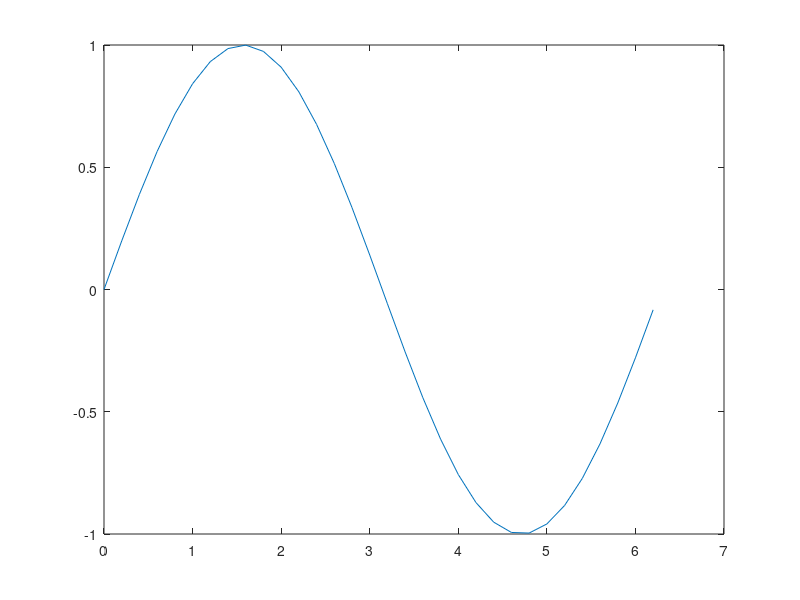

Here is the MATLAB script that generated this plot:
%% publish your Code with GNU Octave
%
% The <octave:publish publish> function was added to
% <https://www.gnu.org/software/octave *GNU Octave*> 4.2.0 back in last
% November.  This file should demonstrate some of it's functionality.
%
%%

%% First steps - text blocks, titles, and sections
%
% Using |publish|, each text block starts with two comment characters (|#| or
% |%|).  Each directly following comment line will be part of that text block.
% For example
%
%   %%         %%%        ##
%   % this,    % this,    # and this
%   %          %          #
%
% are perfect text blocks, without any difference.
%
% Additionally, it is possible to group your published document into sections.
% Therefore, just add a title to your text block:
%
%   %% Section title
%   %
%
% A text block without section title is a continuation of the previous section.
% 



%% Code evaluation with display of output
%
% The most powerful feature of the |publish| function is the automatic
% evaluation of all Octave code, that is not contained in a text block.
% Just enter the Octave code as always and the code will be presented with
% syntax highlighting and any output, textual or plots, will be presented
% below.
%
% For example the code:
%
%   x = 0:0.2:2*pi;
%   y = sin (x);
%   plot (x, y);     # Plot some sine
%   [x(end), y(end)] # Display the last point
%
% will produce the output:
%

x = 0:0.2:2*pi;
y = sin (x);
plot (x, y);     # Plot some sine
[x(end), y(end)] # Display the last point


%% Text block formatting
%
% The rest of this document is devoted to the formatting features of the
% |publish| function.
%



%% Bold, italic, and monospaced text
%
% Type &#42;BOLD TEXT&#42; for *BOLD TEXT*.
%
% Type &#95;ITALIC TEXT&#95; for _ITALIC TEXT_.
%
% Type &#124;MONOSPACED TEXT&#124; for |MONOSPACED TEXT|.
%



%% Hyperlinks
%
% There are three types of hyperlinks.
%
% 1. A hyperlink <https://www.gnu.org/software/octave> where label and URL are
% identical.  Created by:
%
%  &lt;https://www.gnu.org/software/octave>
%
% 2. A hyperlink <https://www.gnu.org/software/octave GNU Octave> where label
% and URL are different.  Created by:
%
%  &lt;https://www.gnu.org/software/octave GNU Octave>
%
% 3. Referring to a specific Octave function by an hyperlink to the online
% manual.  For <octave:plot Octave's plot function> just type:
%
%  &lt;octave:plot Octave's plot function>
%



%% Trademark symbols
%
% Type |(||TM)| to get (TM) and type |(||R)| to get (R).
%



%% Bulleted lists
%
% The input, sourrounded by empty text block lines
%
%  * ITEM 1
%  * ITEM 2
%  * ITEM 3
%  * ITEM 4
%
% will produce a bulleteded list:
% 
% * ITEM 1
% * ITEM 2
% * ITEM 3
% * ITEM 4
%



%% Numbered lists
%
% The input, sourrounded by empty text block lines
%
%  # ITEM 1
%  # ITEM 2
%  # ITEM 3
%  # ITEM 4
%
% will produce a bulleteded list:
% 
% # ITEM 1
% # ITEM 2
% # ITEM 3
% # ITEM 4
%


%% Preformatted text
%
% A text block line starting with two spaces and an empty preceding text block
% line will be seen as preformatted text and printed verbatim as is:
%
%  "To be, or not to be: that is the question:
%  Whether 'tis nobler in the mind to suffer
%  The slings and arrows of outrageous fortune,
%  Or to take arms against a sea of troubles,
%  And by opposing end them?  To die: to sleep;"
%
%  --"Hamlet" by W. Shakespeare
%


%% Octave Code
%
% A text block line starting with three spaces and an empty preceding text
% block line will be seen as Octave code and printed verbatim as is with
% syntax highlighting:
%
%   for i = 1:10
%     disp (x)
%   endfor
%



%% Include Octave code files
%
% To display the verbatim and syntax highlighted content of an Octave code file,
% no matter if function, class, or script, one can use the |<include>| tag.
% For example to include the content of a file named |script.m|, just type:
%
%  &lt;include>script.m&lt;/include>
%
% to see it's content:
%
% <include>script.m</include>
%



%% Include graphics
%
% To include a graphic, say |img.png|, just type:
%
%  &lt;&lt;img.png>>
%
% and make sure, that output document can find this graphic.
%



%% LaTeX formulae
%
% To display LaTeX set formulae, just sourround the formular by a single dollar
% sign |&#36;| for an inline equation, for example
% $e^{x} = \sum_{k = 0}^{\infty} \frac{x^{k}}{k!}$ or by two dollar signs |$$|
% for block display:
%
% $$e^{x} = \sum_{k = 0}^{\infty} \frac{x^{k}}{k!}$$.
%
% For HTML documents, the formulae are rendered by
% <https://www.mathjax.org MathJax>.
%


%% HTML Markup
%
% If the output is an HTML document, the content enclosed by the |&lt;html>| tag
% is printed as is.  This is useful, if it is desired to tweek the output with
% native HTML markup.  For other output formats, this markup is ignored.
%
% In an HTML document, this markup
%
%  &lt;html>
%  &lt;table>&lt;tr>
%  &lt;td style="border: 1px solid black;">one&lt;/td>
%  &lt;td style="border: 1px solid black;">two&lt;/td>
%  &lt;/tr>&lt;/table>
%  &lt;/html>
%
% will create a nice looking table:
%
% <html>
% <table><tr>
% <td style="border: 1px solid black;">one</td>
% <td style="border: 1px solid black;">two</td>
% </tr></table>
% </html>
%



%% LaTeX Markup
%
% If the output is a PDF or LaTeX document, the content enclosed by the
% |&lt;latex>| tag is printed as is.  This is useful, if it is desired to tweek
% the output with native LaTeX markup.  For other output formats, this markup
% is ignored.
%
% In an LaTeX document, this markup
%
%  &lt;latex>
%  \begin{equation}
%  \begin{pmatrix}
%  1 & 2 \\ 3 & 4
%  \end{pmatrix}
%  \end{equation}
%  &lt;/latex>
%
% will print a nice matrix:
%
% <latex>
% \begin{equation}
% \begin{pmatrix}
% 1 & 2 \\ 3 & 4
% \end{pmatrix}
% \end{equation}
% </latex>
%
